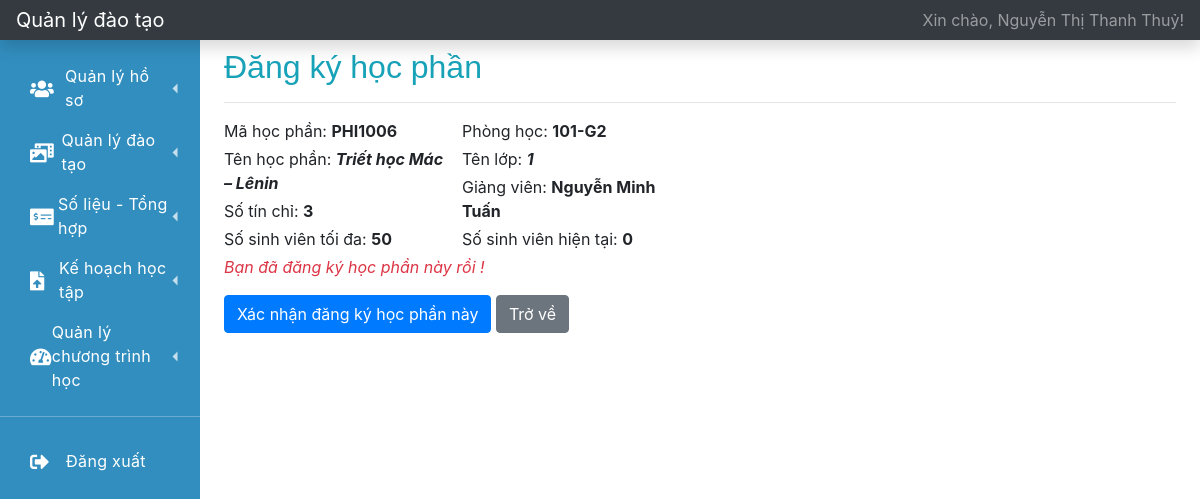
Screenshot of /index.php?r=dang-ky-hoc-phan&subject_code=PHI1006 (signed in) with the database file from the repository.
### tables this page shows
CREATE TABLE `user` (
  `id` int(11) NOT NULL,
  `username` varchar(64) NOT NULL,
  `password` varchar(128) NOT NULL,
  `user_type` varchar(32) NOT NULL,
  `user_code` varchar(32) DEFAULT NULL,
  `fullname` varchar(128) NOT NULL,
  `dob` date NOT NULL,
  `phone_number` varchar(15) DEFAULT NULL,
  `email` varchar(64) DEFAULT NULL,
  `address` varchar(512) DEFAULT NULL,
  `status` varchar(32) NOT NULL DEFAULT 'active'
);

CREATE TABLE `subject` (
  `id` int(11) NOT NULL,
  `training_majors_code` varchar(32) NOT NULL,
  `training_system_code` varchar(32) NOT NULL,
  `subject_code` varchar(32) NOT NULL,
  `subject_name` varchar(128) NOT NULL,
  `num_of_credit` tinyint(2) NOT NULL
);

CREATE TABLE `classroom` (
  `id` int(11) NOT NULL,
  `teaching_id` int(11) NOT NULL,
  `classroom_name` varchar(128) NOT NULL,
  `room_code` varchar(64) NOT NULL,
  `start_time` time DEFAULT NULL,
  `end_time` time DEFAULT NULL,
  `num_of_student_max` tinyint(2) NOT NULL
);

### function.php (called while the page is built, shortened)
<?php
    function getInfoLoginFromSession()
    {
        $key = 'user_login';
        if (isset($_SESSION[$key])) {
            $data = $_SESSION[$key];
            return $data;
        }
        return array();
    }
    function getFullnameUserLogin()
    {
        $info_user = getInfoLoginFromSession();
        if (empty($info_user) == false) {
            $fullname = $info_user['fullname'];
            return $fullname;
        }
        return '';
    }
    function getUserIdLogin()
    {
        $info_user = getInfoLoginFromSession();
        if (empty($info_user) == false) {
            $fullname = $info_user['id'];
            return $fullname;
        }
        return '';
    }
?>

### database.php (called while the page is built, shortened)
<?php
    function getOne($instance_db, $sql)
    {
        $stmt = $instance_db->prepare($sql);
        $stmt->setFetchMode(PDO::FETCH_ASSOC);
        $stmt->execute();
        return $stmt->fetch();
    }
    function getInfoLogin($instance_db, $username, $password)
    {
        $sql = "SELECT * FROM USER WHERE USERNAME = '{$username}' AND PASSWORD = '{$password}'";
        return getOne($instance_db, $sql);
    }
?>

### dang-ky-hoc-phan.php (the view, shortened to what this page needs)
<?php
    $subject_code = isset($_GET['subject_code']) == true ? $_GET['subject_code'] : '';
    $sq11 = "SELECT * FROM SUBJECT WHERE SUBJECT_CODE = '{$subject_code}'";
    $subject_info = getOne($connect, $sq11);
    $sql2 = "SELECT C.ID AS classroom_id, C.ROOM_CODE AS room_code, C.CLASSROOM_NAME AS classroom_name, C.NUM_OF_STUDENT_MAX AS num_of_student_max, U.FULLNAME AS fullname FROM CLASSROOM AS C INNER JOIN TEACHING AS T ON C.TEACHING_ID = T.ID INNER JOIN USER AS U ON T.LECTURER_ID = U.ID WHERE T.SUBJECT_CODE = '{$subject_code}'";
    $class_info = getOne($connect, $sql2);
    $sql3 = "SELECT COUNT(*) AS NUM FROM STUDYING WHERE SUBJECT_CODE = '{$subject_code}' AND STATUS = 'register'";
    $num_student_register = getOne($connect, $sql3);
    $check_regited = false;
    $err_msg = '';
    $sql_check = "SELECT COUNT(*) AS COUNT FROM STUDYING WHERE STUDENT_ID = '{$user_id}' AND SUBJECT_CODE = '{$subject_code}'";
    $data_check = getOne($connect, $sql_check);
    if ((int)$data_check['COUNT'] > 0) {
        $check_regited = true;
        $err_msg = 'Bạn đã đăng ký học phần này rồi !';
    }
    $check = true;
?>
<h2 class=" mt-2 text-info">Đăng ký học phần</h2>
<hr>
<div class="container-fluid mb-3">
    <div class="row">
        <div class="col-sm-3 pl-0">
            <p class="mb-1">Mã học phần: <b><?= $subject_info['subject_code']?></b></p>
            <p class="mb-1">Tên học phần: <b><i><?= $subject_info['subject_name']?></i></b></p>
            <p class="mb-1">Số tín chỉ: <b><?= $subject_info['num_of_credit']?></b></p>
            <p class="mb-1">Số sinh viên tối đa: <b><?= $class_info['num_of_student_max']?></b></p>
        </div>
        <div class="col-sm-3 pl-0">
            <p class="mb-1">Phòng học: <b><?= $class_info['room_code']?></b></p>
            <p class="mb-1">Tên lớp: <b><i><?= $class_info['classroom_name']?></i></b></p>
            <p class="mb-1">Giảng viên: <b><?= $class_info['fullname']?></b></p>
            <p class="mb-1">Số sinh viên hiện tại: <b><?= $num_student_register['NUM']?></b></p>
        </div>
    </div>
    <div class="row">
        <div class="col-sm-12 pl-0">
            <span class="text-danger"><i><?= $err_msg?></i></span>
        </div>
    </div>
</div>
<form action="#" method="POST">
    <button type="submit" class="btn btn-primary" name="save" value="<?= $check == false || $check_regited == true ? "disabled" : ''?>">Xác nhận đăng ký học phần này</button>
    <a href="?r=danh-sach-hoc-phan" class="btn btn-secondary">Trở về</a>
</form>

### layouts/topbar.php
<nav class="navbar navbar-dark sticky-top bg-dark flex-md-nowrap p-0 shadow">
    <a class="navbar-brand col-md-3 col-lg-2 mr-0 px-3" href="?r=trang-chu">Quản lý đào tạo</a>
    <ul class="navbar-nav px-3">
        <li class="nav-item text-nowrap">
            <a class="nav-link" href="?r=ho-so-ca-nhan">Xin chào, <?= getFullnameUserLogin()?>!</a>
        </li>
    </ul>
</nav>

### css/navbar.css (style rules this page uses)
:root { --font-family-sans-serif: "Open Sans", -apple-system, BlinkMacSystemFont, "Segoe UI", Roboto, "Helvetica Neue", Arial, sans-serif, "Apple Color Emoji", "Segoe UI Emoji", "Segoe UI Symbol", "Noto Color Emoji"; }
*, *::before, *::after { -webkit-box-sizing: border-box; box-sizing: border-box; }
html { font-family: sans-serif; line-height: 1.15; -webkit-text-size-adjust: 100%; -webkit-tap-highlight-color: rgba(0, 0, 0, 0); }
nav { display: block; }
h1, h2, h3, h4, h5, h6 { margin-top: 0; margin-bottom: 0.5rem; }
p { margin-top: 0; margin-bottom: 1rem; }
a { color: #3f84fc; text-decoration: none; background-color: transparent; }
h1, h2, h3, h4, h5, h6, .h1, .h2, .h3, .h4, .h5, .h6 { font-family: "Nunito", sans-serif; margin-bottom: 0.5rem; font-weight: 500; line-height: 1.2; }

### rows the page displays
user: fullname "Nguyễn Thị Thanh Thuỷ"
subject: subject_code "PHI1006", subject_name "Triết học Mác – Lênin", num_of_credit "3"
classroom: num_of_student_max "50", room_code "101-G2", classroom_name "1", user.fullname "Nguyễn Minh Tuấn"

### other values shown
$num_student_register['NUM'] "0"
$err_msg "Bạn đã đăng ký học phần này rồi !"
